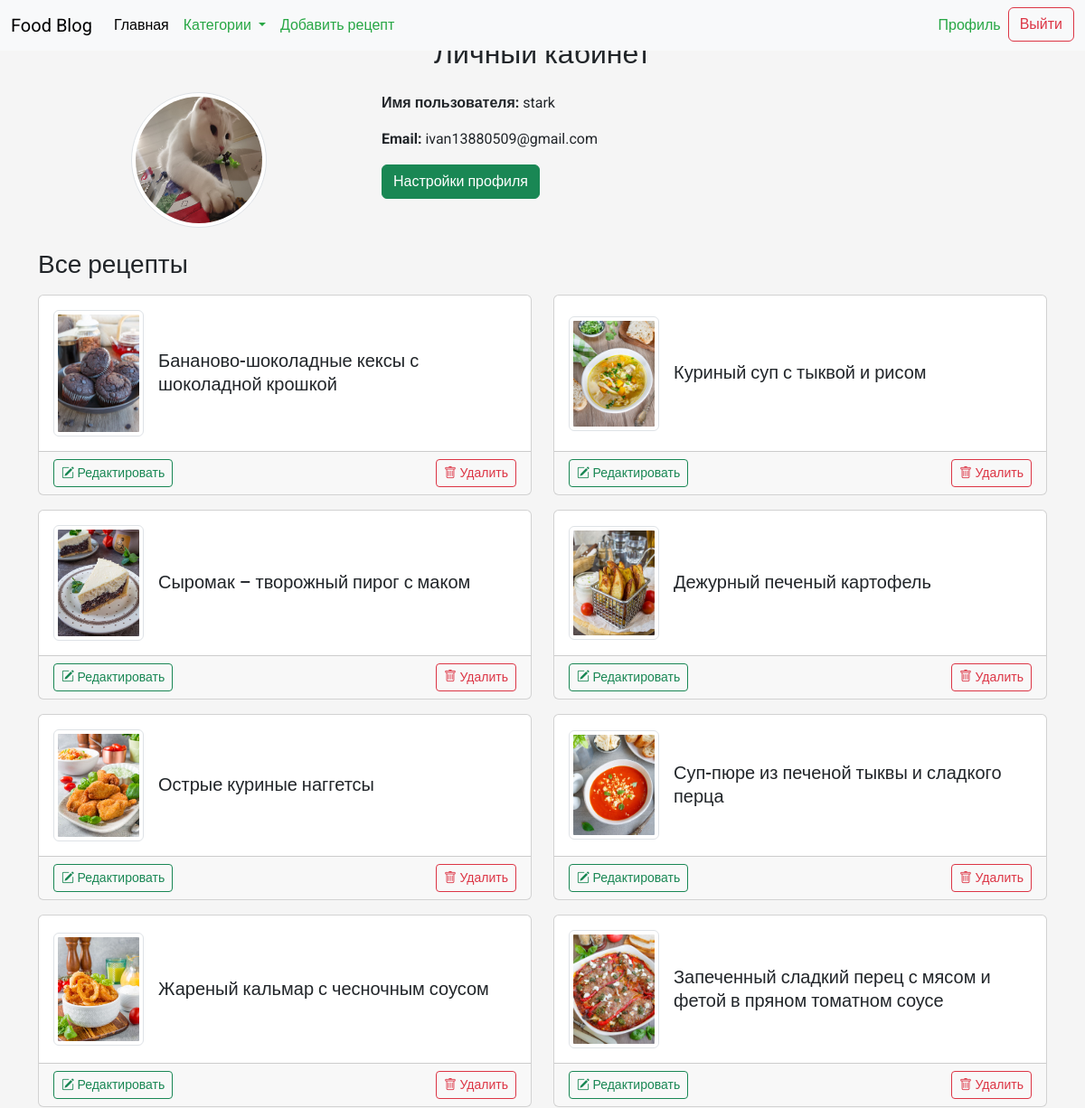
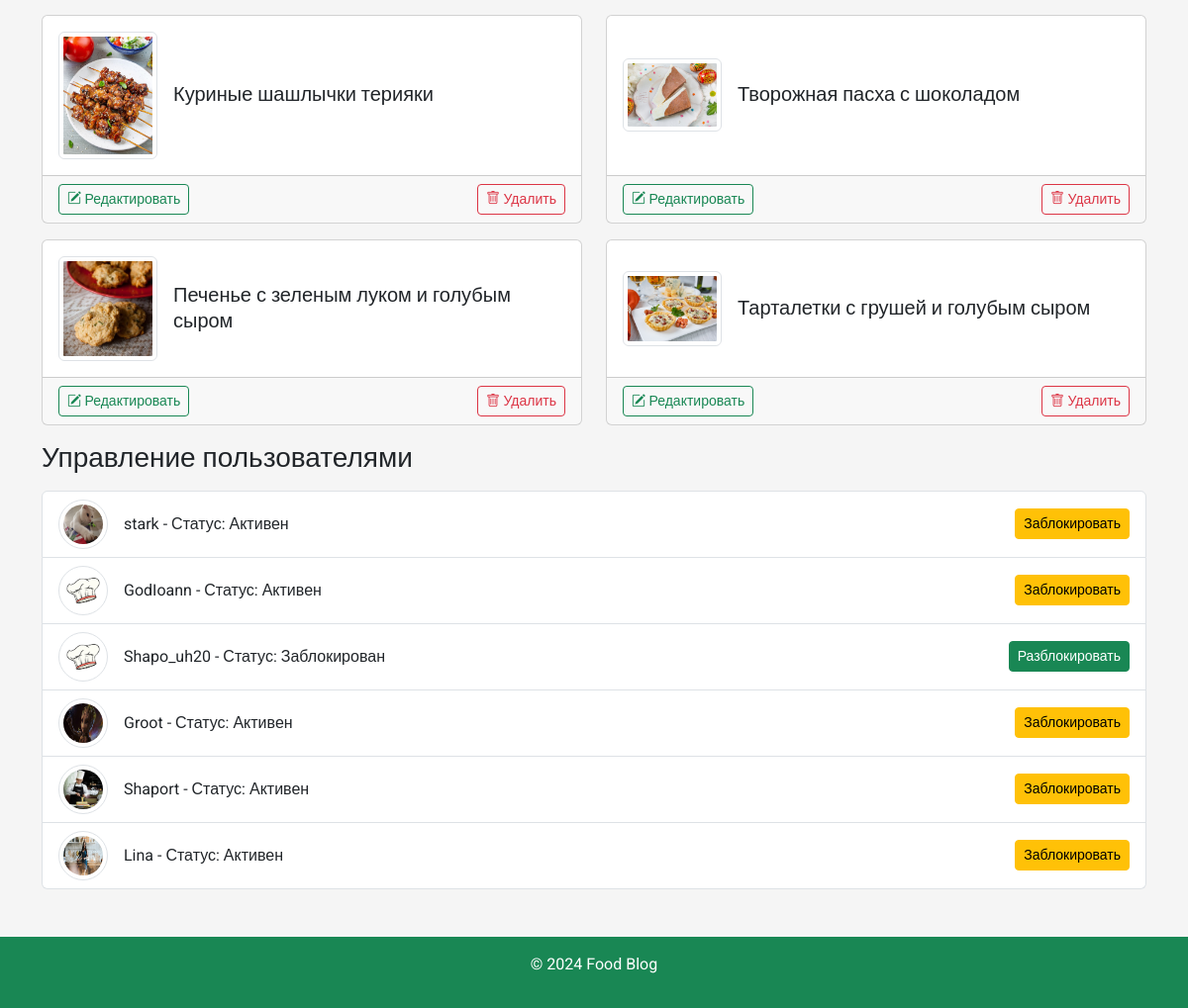
/profile/ (signed in), run on the app's committed database (2 pictures, top to bottom).
### recipes/models.py (models this page shows, shortened)
class Profile(models.Model):
    user = models.OneToOneField(User, on_delete=models.CASCADE)
    image = models.ImageField(upload_to='profile_pics', blank=True, null=True)

class Recipe(models.Model):
    title = models.CharField(max_length=255)
    description = models.TextField()
    ingredients = models.TextField()
    instructions = models.TextField()
    cooking_time = models.IntegerField()  # Время в минутах
    image = models.ImageField(upload_to='recipes/', blank=True, null=True)
    created_at = models.DateTimeField(auto_now_add=True)
    updated_at = models.DateTimeField(auto_now=True)
    author = models.ForeignKey(User, on_delete=models.CASCADE)
    category = models.ForeignKey('Category', on_delete=models.SET_NULL, null=True)
    likes = models.PositiveIntegerField(default=0)
    dislikes = models.PositiveIntegerField(default=0)

### recipes/views.py (the view)
# urls.py: path('profile/', views.profile, name='profile'),
@login_required
def profile(request):
    if request.method == 'POST':
        p_form = ProfileUpdateForm(request.POST, request.FILES, instance=request.user.profile)
        if p_form.is_valid():
            p_form.save()
            messages.success(request, 'Ваш профиль был успешно обновлен!')
            return redirect('profile')
    else:
        p_form = ProfileUpdateForm(instance=request.user.profile)
    if request.user.is_superuser:
        users = User.objects.all()
    else:
        users = None  # Для обычных пользователей не передаем список
    user_recipes = Recipe.objects.filter(author=request.user) if not request.user.is_superuser else Recipe.objects.all()
    context = {
        'p_form': p_form,
        'user_recipes': user_recipes,
        'users': users,  # Передаем список всех пользователей в шаблон для администратора
    }
    return render(request, 'registration/profile.html', context)

### FoodBlog/templates/registration/profile.html (shortened to what this page needs)
{% extends 'base.html' %}
{% load static %}
{% load custom_filters %}
{% block content %}
<div class="container mt-4">
  <h2 class="mb-4 text-center">Личный кабинет</h2>
  <div class="row mb-4">
    <div class="col-md-4 text-center">
      {% if user.profile.image %}
        <img src="{{ user.profile.image.url }}" alt="Аватар" class="img-thumbnail rounded-circle" style="width: 150px; height: 150px;">
      {% else %}
        <img src="{% static 'default_profile_image.jpg' %}" alt="Аватар" class="img-thumbnail rounded-circle" style="width: 150px; height: 150px;">
      {% endif %}
    </div>
    <div class="col-md-8">
      <p><strong>Имя пользователя:</strong> {{ user.username }}</p>
      <p><strong>Email:</strong> {{ user.email }}</p>
      <a href="{% url 'profile_settings' %}" class="btn btn-success">Настройки профиля</a>
    </div>
  </div>
  <h3 class="mb-3">{% if user.is_superuser %}Все рецепты{% else %}Ваши рецепты{% endif %}</h3>
  <div class="row">
    {% for recipe in user_recipes %}
      <div class="col-md-6 mb-3">
        <div class="card h-100">
          <div class="card-body d-flex align-items-center">
            {% if recipe.image %}
              <img src="{{ recipe.image.url }}" alt="Фото рецепта" class="img-thumbnail me-3" style="width: 100px; height: auto;">
            {% endif %}
            <div>
              <a href="{% url 'recipe_detail' recipe.pk %}" class="h5 text-decoration-none">{{ recipe.title }}</a>
            </div>
          </div>
          <div class="card-footer d-flex justify-content-between">
            <a href="{% url 'recipe_edit' recipe.pk %}" class="btn btn-sm btn-outline-success">
              <i class="bi bi-pencil-square"></i> Редактировать
            </a>
            <form method="POST" action="{% url 'recipe_delete' recipe.pk %}" style="display:inline;">
              <button type="submit" class="btn btn-sm btn-outline-danger" onclick="return confirm('Вы уверены, что хотите удалить этот рецепт?')">
                <i class="bi bi-trash"></i> Удалить
              </button>
            </form>
          </div>
        </div>
      </div>
    {% empty %}
      <p class="alert alert-info">{% if user.is_superuser %}Нет доступных рецептов.{% else %}Вы не загрузили ни одного рецепта.{% endif %}</p>
    {% endfor %}
  </div>
  {% if user.is_superuser %}
    <h3 class="mb-3">Управление пользователями</h3>
    <ul class="list-group">
      {% for u in users %}
        <li class="list-group-item d-flex justify-content-between align-items-center">
          <div class="d-flex align-items-center">
            {% if u.profile.image %}
              <img src="{{ u.profile.image.url }}" alt="{{ u.username }}" class="img-thumbnail rounded-circle me-3" style="width: 50px; height: 50px;">
            {% else %}
              <img src="{% static 'default_profile_image.jpg' %}" alt="{{ u.username }}" class="img-thumbnail rounded-circle me-3" style="width: 50px; height: 50px;">
            {% endif %}
            <span>{{ u.username }} - Статус: {{ u.is_active|yesno:"Активен,Заблокирован" }}</span>
          </div>
          <form method="POST" action="{% url 'block_user' u.id %}" style="display:inline;">
            <button type="submit" class="btn btn-sm {% if u.is_active %}btn-warning{% else %}btn-success{% endif %}">
              {% if u.is_active %} Заблокировать {% else %} Разблокировать {% endif %}
            </button>
          </form>
        </li>
      {% endfor %}
    </ul>
  {% endif %}
</div>
{% endblock %}

### static/css/styles.css (style rules this page uses)
body { font-family: 'Roboto', sans-serif; background-color: #f5f5f5; }

### data on the page
Recipe: image (picture), title "Бананово-шоколадные кексы с шоколадной крошкой"
Recipe: image (picture), title "Куриный суп с тыквой и рисом"
Recipe: image (picture), title "Сыромак – творожный пирог с маком"
Recipe: image (picture), title "Дежурный печеный картофель"
Recipe: image (picture), title "Острые куриные наггетсы"
Recipe: image (picture), title "Суп-пюре из печеной тыквы и сладкого перца"
Recipe: image (picture), title "Жареный кальмар с чесночным соусом"
Recipe: image (picture), title "Запеченный сладкий перец с мясом и фетой в пряном томатном соусе"
Recipe: image (picture), title "Куриные шашлычки терияки"
Recipe: image (picture), title "Творожная пасха с шоколадом"
Recipe: image (picture), title "Печенье с зеленым луком и голубым сыром"
Recipe: image (picture), title "Тарталетки с грушей и голубым сыром"

### other printed values
{{ user.username }} "stark"
{{ user.email }} "ivan13880509@gmail.com"
{{ u.username }} "stark"
{{ u.is_active|yesno:"Активен,Заблокирован" }} "Активен"
{{ u.username }} "GodIoann"
{{ u.username }} "Shapo_uh20"
{{ u.is_active|yesno:"Активен,Заблокирован" }} "Заблокирован"
{{ u.username }} "Groot"
{{ u.username }} "Shaport"
{{ u.username }} "Lina"
